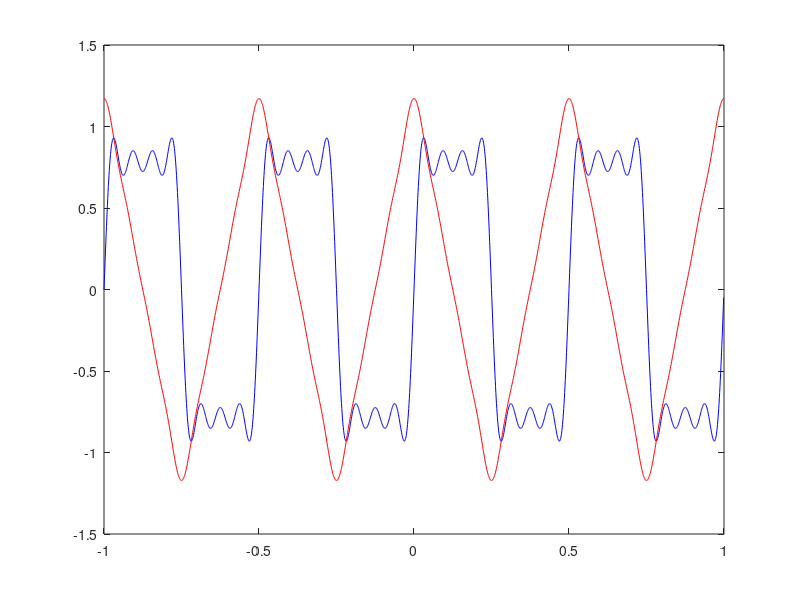

Source code (MATLAB): (Note: this script raises an error after producing the figure.)
%%%%% TP 3

% 3.1 Série
clear;clc;close all;

size_title = 14;
size_labels = 12;
size_legend = 12;


Te = 1e-3;
fe = 1/Te;
f0 = 2; % Hz
w = 2*pi*f0;

% on enlève 1xTe pour avoir un nombre parfait d'echantillons
t = -1:Te:1-Te;
N = length(t);

% Définition des signaux
x1r = 0;
x2r = 0;
n = 4; % Ordre, nombre de termes
f_lim = ((2*n-1)*f0)*1.1;
for counter=1:n
    k = 2*counter-1;
    l = k^2;
    x1r = x1r + 1/k*sin(k*w*t);
    x2r = x2r + 1/l*cos(k*w*t);
end

figure(1);
plot(t, x1r, 'b', t, x2r, 'r');
yline(0, '--');
xline(0, '--');
legend("x1(t)", "x2(t)", FontSize=12);

title("Signaux x1 et x2 avec n="+n, FontSize=size_title);
xlabel("t, [t]=s", "FontWeight","bold", FontSize=size_labels);
ylabel("Amplitude", "FontWeight","bold", FontSize=size_labels);

%% 3.2 Calcul SFD
clc; clear hf2 hf3;

% SFD
X1k = serieF(x1r);
X2k = serieF(x2r);
% On force le bruit à 0
% X1k(abs(X1k)<1e-9)=0;
% X2k(abs(X2k)<1e-9)=0;
for counter=1:N
    if(abs(X1k(counter))<1e-9)
        X1k(counter)=0;
    end
    if(abs(X2k(counter))<1e-9)
        X2k(counter)=0;
    end
end



% Shift Xk pour centrer en 0
X1k = fftshift(X1k);
X2k = fftshift(X2k);

% Le spectre va de -fe/2 à fe/2
% On a N echantillons => une unite est fe/N = 1kHz/2001 ~= 0.5 Hz

f = (-0.5:1/N:0.5-1/N)*fe;
if mod(N,2) == 1 % impair
    f = f + (fe/N)/2; % Si impair, il faut corriger en ajoutant/enlevant un demi pas
end

% Affichages x1
figure(2);
hf2(1) = subplot(211);
stem(f, abs(X1k), 'b', Marker='.');
yline(0, '--');
xline(0, '--');
title("Spectre de x1 pour n="+n, FontSize=size_title);
legend("|X1(j\Omega)|", FontSize=size_legend);
ylabel("Module"+newline+"Amplitude", "FontWeight","bold", FontSize=size_labels);
xlim([-f_lim, f_lim]);
ylim([0, 0.52]);
grid("on");grid("minor");

hf2(2) = subplot(212);
stem(f, angle(X1k), 'b', Marker='.');
yline(0, '--');
xline(0, '--');
yline(pi, LineStyle=":");
yline(pi/2, LineStyle=":");
yline(-pi, LineStyle=":");
yline(-pi/2, LineStyle=":");
legend("angle(X1(j\Omega))|", FontSize=size_legend);
ylabel("Phase"+newline+"[\phi]=rad", "FontWeight","bold", FontSize=size_labels);
xlabel("f, [f]=Hz", "FontWeight","bold", FontSize=size_labels);
xlim([-f_lim, f_lim]);
ylim([-pi, pi]*1.1);

linkaxes(hf2, 'x');

% Affichages x2
figure(3);
hf3(1) = subplot(211);
stem(f, abs(X2k), 'r', Marker='.');
yline(0, '--');
xline(0, '--');
title("Spectre de x2 pour n="+n, FontSize=size_title);
legend("|X2(j\Omega)|", FontSize=size_legend);
ylabel("Module"+newline+"Amplitude", "FontWeight","bold", FontSize=size_labels);
xlim([-f_lim, f_lim]);
ylim([0, 0.52]);
grid("on");grid("minor");

hf3(2) = subplot(212);
stem(f, angle(X2k), 'r', Marker='.');
yline(0, '--');
xline(0, '--');
yline(pi, LineStyle=":");
yline(pi/2, LineStyle=":");
yline(-pi, LineStyle=":");
yline(-pi/2, LineStyle=":");

legend("angle(X2(j\Omega))", FontSize=size_legend);
ylabel("Phase"+newline+"[\phi]=rad", "FontWeight","bold", FontSize=size_labels);
xlabel("f, [f]=Hz", "FontWeight","bold", FontSize=size_labels);
xlim([-f_lim, f_lim]);
ylim([-pi, pi]*1.1);

linkaxes(hf3, 'x');


%% 3.3 Utilisation de l'algo FFT
clear hf2;clc;

x1kfft = fftshift(fft(x1r)/N);
x1kfft(abs(x1kfft)<1e-9)=0;

% Affichages x1 avec notre fonction et avec fft
figure(2);
% hf2(1) = subplot(221);
% plot(f, abs(X1k), 'b');
% yline(0, '--');
% xline(0, '--');
% title("Spectre de x1 pour n="+n, FontSize=size_title);
% legend("|X1(j\Omega)|", FontSize=size_legend);
% ylabel("Module"+newline+"Amplitude", "FontWeight","bold", FontSize=size_labels);
% xlim([-f_lim, f_lim]);
% 
% hf2(2) = subplot(223);
% plot(f, angle(X1k), 'b');
% yline(0, '--');
% xline(0, '--');
% yline(pi, LineStyle=":");
% yline(pi/2, LineStyle=":");
% yline(-pi, LineStyle=":");
% yline(-pi/2, LineStyle=":");
% legend("angle(X1(j\Omega))|", FontSize=size_legend);
% ylabel("Phase"+newline+"[\phi]=rad", "FontWeight","bold", FontSize=size_labels);
% xlabel("f, [f]=Hz", "FontWeight","bold", FontSize=size_labels);
% xlim([-f_lim, f_lim]);
% ylim([-pi, pi]*1.1);

%%%
hf2(1) = subplot(211);
stem(f, abs(x1kfft), 'm', Marker='.');
yline(0, '--');
xline(0, '--');
title("Spectre de x1 avec FFT pour n="+n, FontSize=size_title);
legend("|X1(j\Omega)|", FontSize=size_legend);
ylabel("Module"+newline+"Amplitude", "FontWeight","bold", FontSize=size_labels);
xlim([-f_lim, f_lim]);
ylim([0, 0.52]);
grid("on");grid("minor");

hf2(2) = subplot(212);
stem(f, angle(x1kfft), 'm', Marker='.');
yline(0, '--');
xline(0, '--');
yline(pi, LineStyle=":");
yline(pi/2, LineStyle=":");
yline(-pi, LineStyle=":");
yline(-pi/2, LineStyle=":");
legend("angle(X1(j\Omega))|", FontSize=size_legend);
ylabel("Phase"+newline+"[\phi]=rad", "FontWeight","bold", FontSize=size_labels);
xlabel("f, [f]=Hz", "FontWeight","bold", FontSize=size_labels);
xlim([-f_lim, f_lim]);
ylim([-pi, pi]*1.1);


linkaxes(hf2, 'x');
